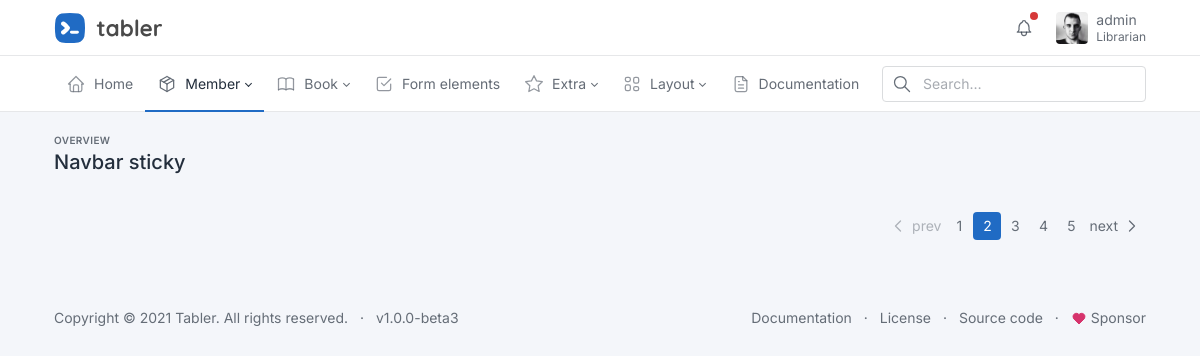
Before: /member/ (signed in) with the older database file.
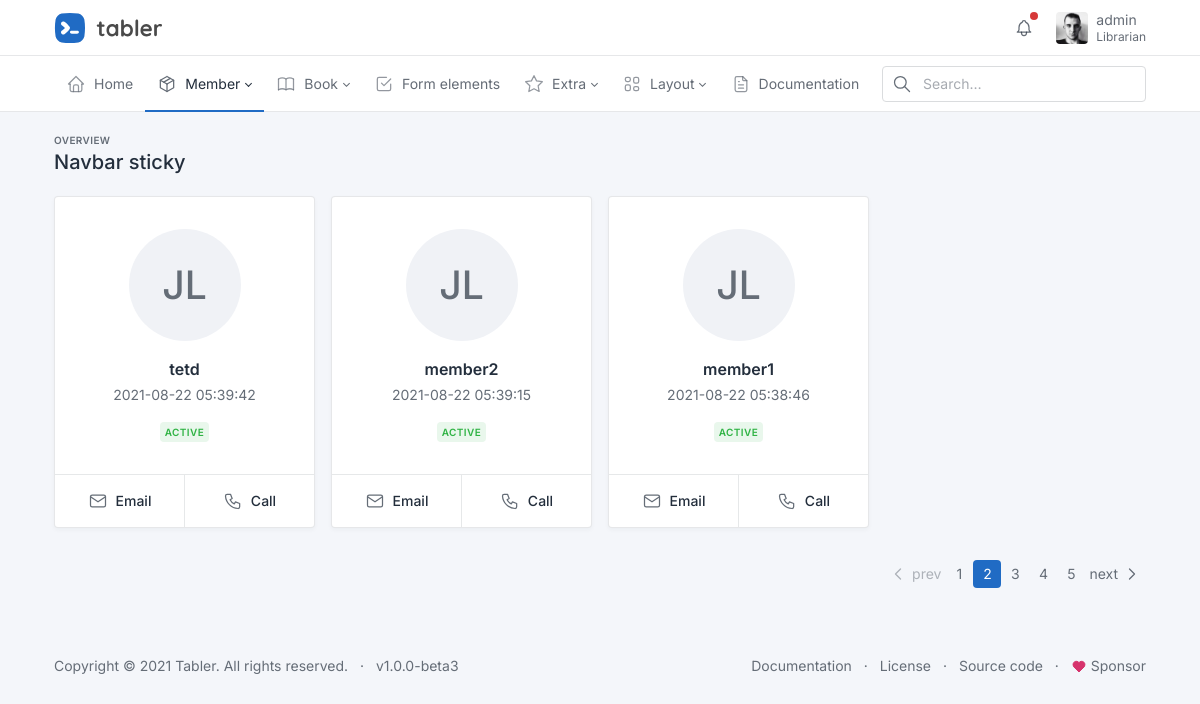
After: the same page with the newer database file.
### tables this page shows
CREATE TABLE members (
  id INTEGER PRIMARY KEY AUTOINCREMENT,
  name TEXT NOT NULL,
  status BOOLEAN DEFAULT TRUE,
  phone TEXT NOT NULL,
  email TEXT NOT NULL,
  dob DATE NOT NULL,
  gender CHARACTER(1),
  address TEXT NOT NULL,
  created_at TIMESTAMP NOT NULL DEFAULT CURRENT_TIMESTAMP
);

### flaskr/member.py (the view)
@bp.route('/')
@login_required
def index():
    db = get_db()
    members = get_members()
    return render_template('member/index.html', members_list=members)

### flaskr/auth.py (called while the page is built)
@bp.before_app_request
def load_logged_in_user():
    user_id = session.get('user_id')
    if user_id is None:
        g.user = None
    else:
        g.user = get_db().execute(
            'SELECT * FROM user WHERE id = ?', (user_id,)
        ).fetchone()

def login_required(view):
    @functools.wraps(view)
    def wrapped_view(**kwargs):
        if g.user is None:
            return redirect(url_for('auth.login'))
        return view(**kwargs)
    return wrapped_view

### flaskr/db.py (called while the page is built)
def get_db():
    if 'db' not in g:
        g.db = sqlite3.connect(
            current_app.config['DATABASE'],
            detect_types=sqlite3.PARSE_DECLTYPES
        )
        g.db.row_factory = sqlite3.Row
    return g.db

### flaskr/member.py (called while the page is built)
def get_members():
    db = get_db()
    members = db.execute(
        'SELECT id,name,status,phone,email,dob,gender,address,created_at'
        ' FROM members'
        ' ORDER BY created_at DESC'
    ).fetchall()
    return members

### flaskr/templates/member/index.html (shortened to what this page needs)
{% extends 'dashboard-base.html' %}
{% block content %}
<div class="page-body">
  <div class="container-xl">
    <div class="row row-cards">
    {% for member in members_list %}
      <div class="col-md-6 col-lg-3">
      <div class="card">
        <div class="card-body p-4 text-center">
          <span class="avatar avatar-xl mb-3 avatar-rounded">JL</span>
          <h3 class="m-0 mb-1"><a href="#">{{ member['name'] }}</a></h3>
          <div class="text-muted">{{ member['created_at'] }}</div>
          <div class="mt-3">
            {% if member['status'] %}
            <span class="badge bg-green-lt">Active</span>
            {% else %}
            <span class="badge bg-red-lt">Inactive</span>
            {% endif %}
          </div>
        </div>
        <div class="d-flex">
          <a href="mailto:{{ member['email'] }}" class="card-btn">
            Email</a>
          <a href="tel:{{ member['phone'] }}" class="card-btn">
            Call</a>
        </div>
      </div>
      </div>
  {% endfor %}
    </div>
    <div class="d-flex mt-4">
      <ul class="pagination ms-auto">
        <li class="page-item disabled">
          <a class="page-link" href="#" tabindex="-1" aria-disabled="true">
            <svg xmlns="http://www.w3.org/2000/svg" class="icon" width="24" height="24" viewBox="0 0 24 24" stroke-width="2" stroke="currentColor" fill="none" stroke-linecap="round" stroke-linejoin="round"><path stroke="none" d="M0 0h24v24H0z" fill="none"/><polyline points="15 6 9 12 15 18" /></svg>
            prev
          </a>
        </li>
        <li class="page-item"><a class="page-link" href="#">1</a></li>
        <li class="page-item active"><a class="page-link" href="#">2</a></li>
        <li class="page-item"><a class="page-link" href="#">3</a></li>
        <li class="page-item"><a class="page-link" href="#">4</a></li>
        <li class="page-item"><a class="page-link" href="#">5</a></li>
        <li class="page-item">
          <a class="page-link" href="#">
            next
            <svg xmlns="http://www.w3.org/2000/svg" class="icon" width="24" height="24" viewBox="0 0 24 24" stroke-width="2" stroke="currentColor" fill="none" stroke-linecap="round" stroke-linejoin="round"><path stroke="none" d="M0 0h24v24H0z" fill="none"/><polyline points="9 6 15 12 9 18" /></svg>
          </a>
        </li>
      </ul>
    </div>
  </div>
</div>
{% endblock %}

Changed rows visible on the page:
added members: name "tetd", created_at "2021-08-22 05:39:42", status "ACTIVE"
added members: name "member2", created_at "2021-08-22 05:39:15", status "ACTIVE"
added members: name "member1", created_at "2021-08-22 05:38:46", status "ACTIVE"
